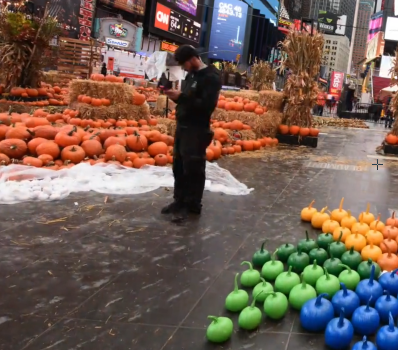
#> input picture images/t1_1.png, 398 x 350 px
$ python t1.py
#> lines starting #> are read from the running program, lines starting #| are printed output that depends on the picture; after the words box and inside, x2 and y2 are one past the last pixel; in counts of white or black regions, pixels touching at a corner belong together
#> further down, img1 is the input picture: shape (350, 398, 3); mean B, G, R 83.2, 93.9, 113.9
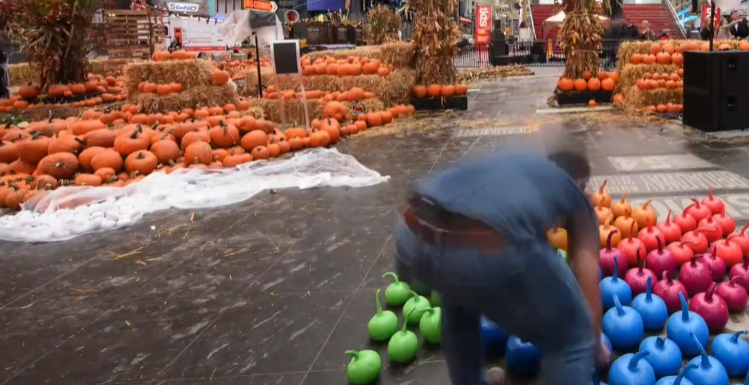
#> input picture images/t1_2.png, 749 x 385 px
#> further down, img2 is the input picture: shape (385, 749, 3); mean B, G, R 85, 91.1, 117.7
#Only add your code inside the function (including newly improted packages)
# You can design a new function and call the new function in the given functions.
# Not following the project guidelines will result in a 10% reduction in grades

import cv2
import numpy as np
import matplotlib.pyplot as plt
import math


def remove_padding(blk_img):
    bw = cv2.cvtColor(blk_img, cv2.COLOR_BGR2GRAY)
    cut = cv2.findNonZero(bw)
    x, y, w, h = cv2.boundingRect(cut)
    rect = blk_img[y:y+h, x:x+w]

    return rect

def stitch_background(img1, img2, savepath=''):
#> called with savepath = 'task1.png'
    siftExt = cv2.xfeatures2d.SIFT_create()
    keys1, des1 = siftExt.detectAndCompute(img1, None)
#> keys1 = 1790 keypoints; strongest (x, y, size): (178, 27, 1.9), (162, 17, 10.5), (179, 74, 9.3), (377, 62, 5.8)
    keys2, des2 = siftExt.detectAndCompute(img2, None)
#> keys2 = 3069 keypoints; strongest (x, y, size): (321, 18, 4.7), (560, 17, 7.5), (736, 26, 2.2), (715, 19, 1.8)


    print(img1.shape, img2.shape)
#| (350, 398, 3) (385, 749, 3)
    dist = np.zeros((len(des1),len(des2)))
#> dist: shape (1790, 3069) float64; every value is 0
    for i in range(des1.shape[0]):
        for j in range(des2.shape[0]):
            d =  np.sqrt(np.sum(np.square(np.subtract(des1[i],des2[j]))))
            dist[i][j]=d
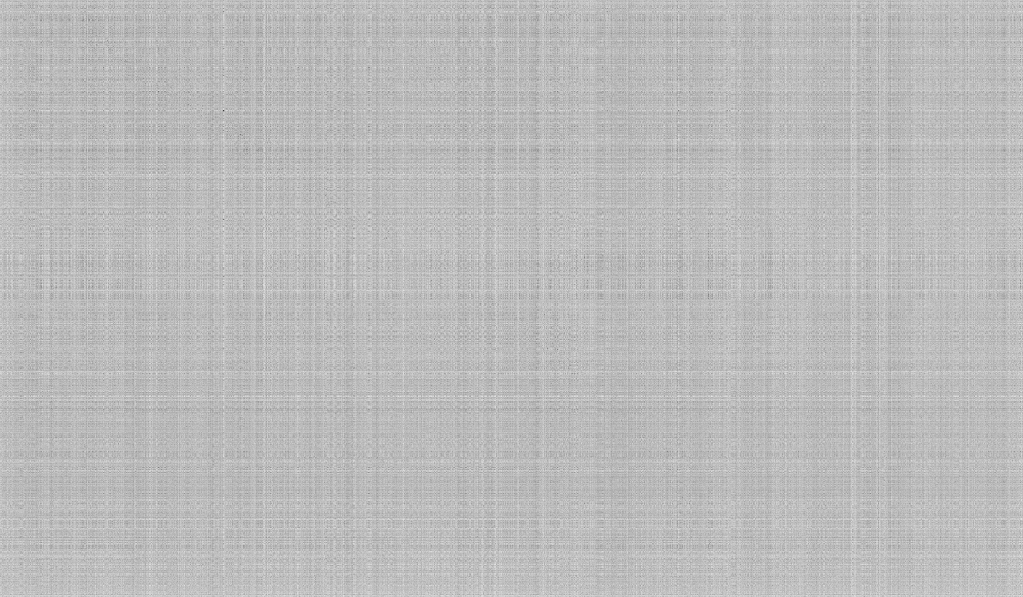
#> dist: shape (1790, 3069) float64 (shown at 1/3 size); min 46.09, max 699.8, mean 527.8; drawn with min black and max white
    print(dist.shape)
#| (1790, 3069)


    ratio_index={}
    for i in range(des1.shape[0]):
        fetch_dist = np.argsort(dist[i]) #fetches index
        best_1,best_2 = fetch_dist[0],fetch_dist[1]
        if dist[i][best_1] / dist[i][best_2 ] < 0.6:
            ratio_index.update({i:best_1})
#> this loop made 1790 passes
#> (best_1, best_2) on passes 1 to 3: (2946, 1697), (3021, 2456), (175, 2965)
#> after the loop, ratio_index = 385 items


    image1_key_index=[]
    image2_key_index=[]

    for key, values in ratio_index.items():
        image1_key_index.append(key)
        image2_key_index.append(values)
#> this loop made 385 passes
#> (key, values) on passes 1 to 3: (21, 230), (26, 284), (27, 199)
#> after the loop, image1_key_index = 385 values from 21 to 1744; image2_key_index = 385 values, max 2176 at index 261, min 199 at index 2, mean 1011.8

    for i in range (len(image1_key_index)):
        ptsA = np.float32([keys1[i].pt for i in image1_key_index]).reshape(-1, 1, 2)
        ptsB = np.float32([keys2[i].pt for i in image2_key_index]).reshape(-1, 1, 2)
        keyA= [keys1[i] for i in image1_key_index]
        keyB= [keys2[i] for i in image1_key_index]


    (H, status) = cv2.findHomography(ptsA, ptsB, cv2.RANSAC,5.0) #,reprojThresh
#> H = [[1.34, 0.153, 19.96], [-0.184, 1.32, -27.42], [-8.54e-06, -1.38e-06, 1]]; status = 385 values, max 1 at index 0, min 0 at index 261, mean 0.995

    # print(H)
    result = cv2.warpPerspective(img1, H,(img1.shape[1] + img2.shape[1], img1.shape[0] +img1.shape[0]))
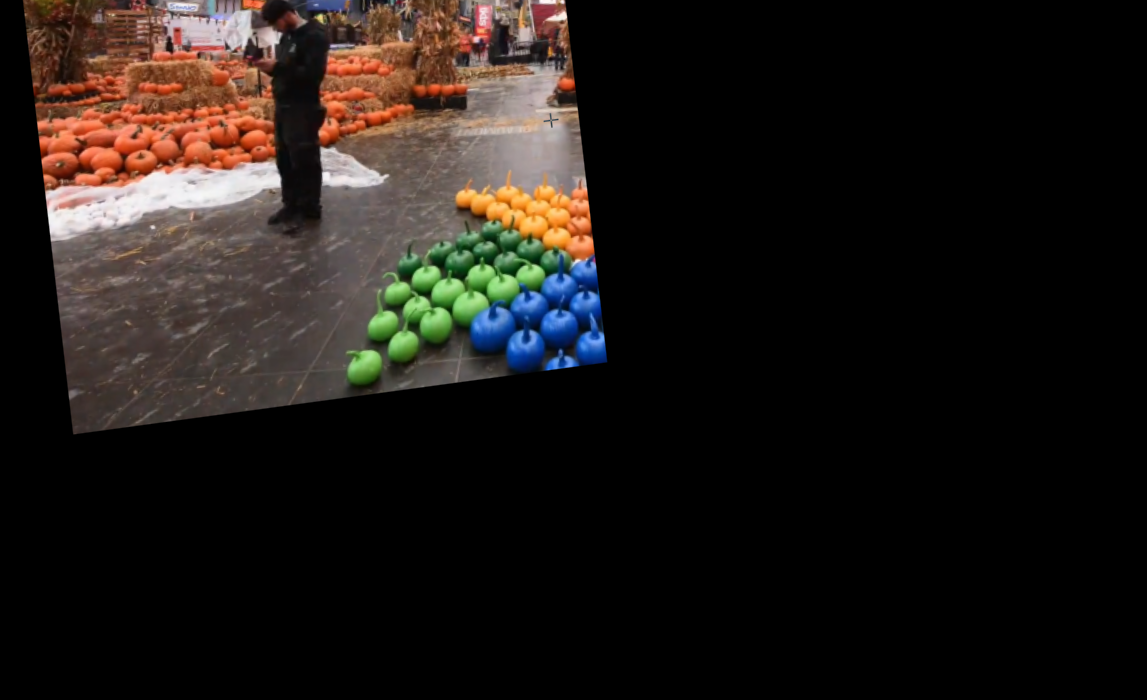
#> result: shape (700, 1147, 3); mean B, G, R 21.8, 25.3, 30.9
    for i in range(0, img2.shape[0]):
        for j in range(0, img2.shape[1]):
            if np.sum(result[i][j]) > 0:
                if np.sum(result[i][j]) > np.sum(img2[i][j]):
                    result[i][j] = result[i][j]
                else:
                    result[i][j] = img2[i][j]
            else:
                result[i][j] = img2[i][j]
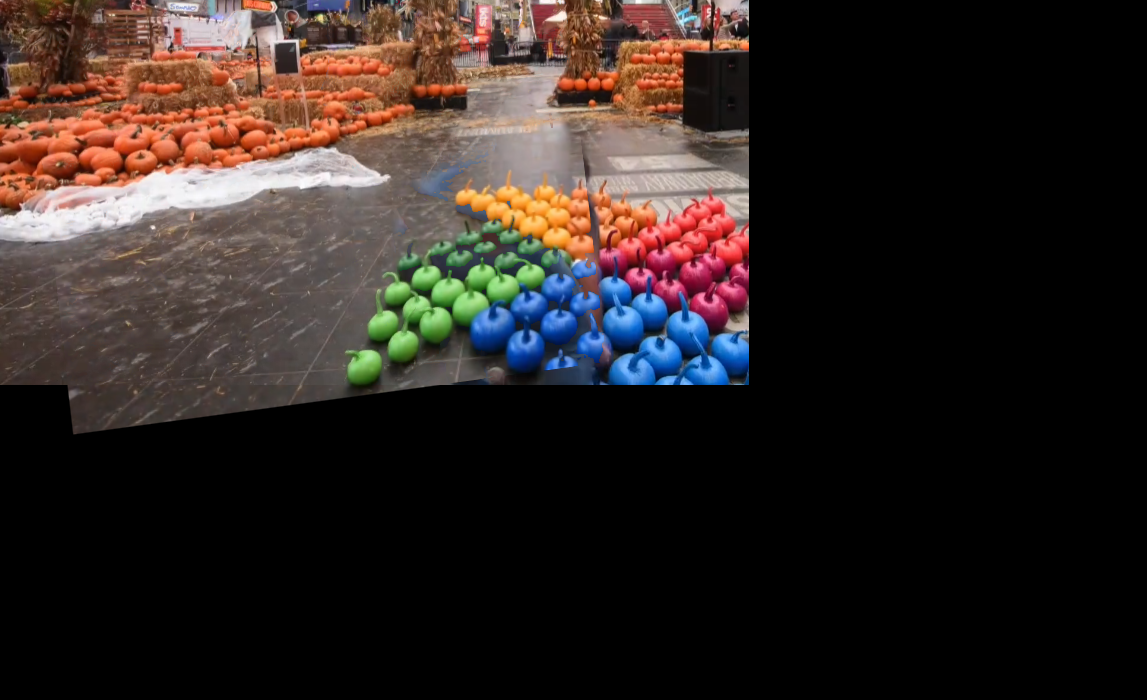
#> result: shape (700, 1147, 3); mean B, G, R 33.5, 36.8, 46.3

    # result[0:img2.shape[0], 0:img2.shape[1]] = img2
    result= remove_padding(result)
#> in remove_padding, `bw = cv2.cvtColor(blk_img, cv2.COLOR_BGR2GRAY)`:
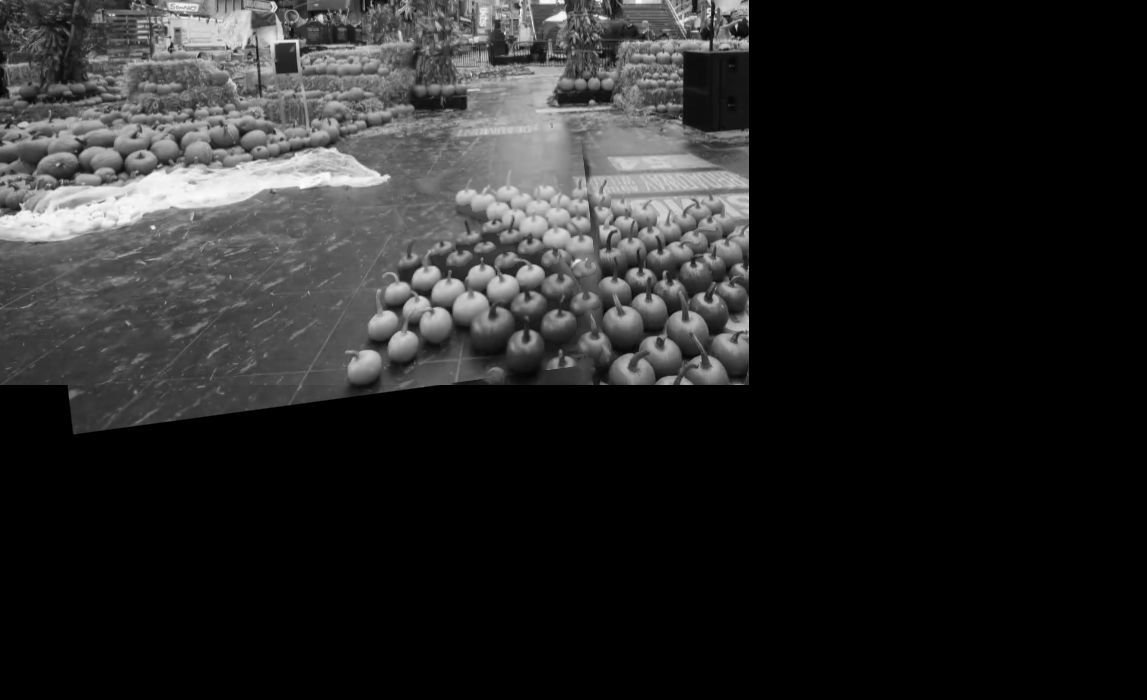
#> bw: shape (700, 1147); min 0, max 254, mean 39.3
#> in remove_padding, `cut = cv2.findNonZero(bw)`: cut = contour of 297821 points, box (x1, y1, x2, y2) (0, 0, 749, 435), area 135649
#> in remove_padding, `x, y, w, h = cv2.boundingRect(cut)`: x = 0; w = 749; h = 435
#> in remove_padding, `rect = blk_img[y:y+h, x:x+w]`:
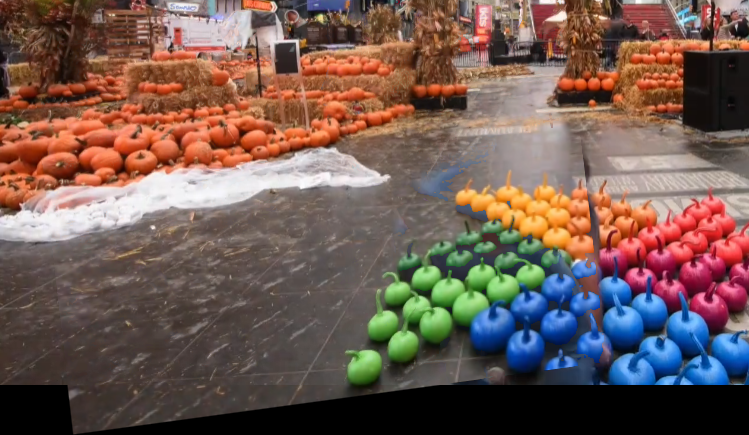
#> rect: shape (435, 749, 3); mean B, G, R 82.7, 90.7, 114.1
    cv2.imwrite('task1.png', result)

    "The output image should be saved in the savepath."
    "Do NOT modify the code provided."

    return
if __name__ == "__main__":
    img1 = cv2.imread('./images/t1_1.png')
    img2 = cv2.imread('./images/t1_2.png')
    savepath = 'task1.png'
    stitch_background(img1, img2, savepath=savepath)
